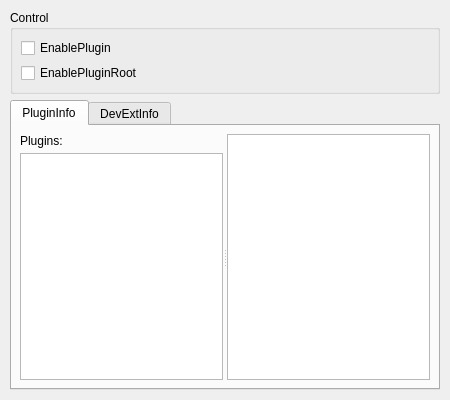
<?xml version="1.0" encoding="UTF-8"?>
<ui version="4.0">
 <class>PluginSettingDialog</class>
 <widget class="QWidget" name="PluginSettingDialog">
  <property name="geometry">
   <rect>
    <x>0</x>
    <y>0</y>
    <width>450</width>
    <height>400</height>
   </rect>
  </property>
  <property name="windowTitle">
   <string notr="true"/>
  </property>
  <layout class="QVBoxLayout" name="verticalLayout_2">
   <property name="leftMargin">
    <number>10</number>
   </property>
   <property name="topMargin">
    <number>10</number>
   </property>
   <property name="rightMargin">
    <number>10</number>
   </property>
   <property name="bottomMargin">
    <number>10</number>
   </property>
   <item>
    <widget class="QGroupBox" name="groupBox">
     <property name="title">
      <string>Control</string>
     </property>
     <layout class="QVBoxLayout" name="verticalLayout">
      <property name="spacing">
       <number>5</number>
      </property>
      <property name="leftMargin">
       <number>8</number>
      </property>
      <property name="topMargin">
       <number>8</number>
      </property>
      <property name="rightMargin">
       <number>8</number>
      </property>
      <property name="bottomMargin">
       <number>8</number>
      </property>
      <item>
       <widget class="QCheckBox" name="cbEnablePlugin">
        <property name="text">
         <string>EnablePlugin</string>
        </property>
       </widget>
      </item>
      <item>
       <widget class="QCheckBox" name="cbEnablePluginRoot">
        <property name="text">
         <string>EnablePluginRoot</string>
        </property>
       </widget>
      </item>
     </layout>
    </widget>
   </item>
   <item>
    <widget class="QTabWidget" name="tabWidget">
     <property name="currentIndex">
      <number>0</number>
     </property>
     <property name="usesScrollButtons">
      <bool>true</bool>
     </property>
     <widget class="QWidget" name="tab">
      <attribute name="icon">
       <iconset resource="../../resources.qrc">
        <normaloff>:/com.wingsummer.winghex/images/plugin.png</normaloff>:/com.wingsummer.winghex/images/plugin.png</iconset>
      </attribute>
      <attribute name="title">
       <string>PluginInfo</string>
      </attribute>
      <layout class="QVBoxLayout" name="verticalLayout_1">
       <property name="spacing">
        <number>5</number>
       </property>
       <property name="leftMargin">
        <number>8</number>
       </property>
       <property name="topMargin">
        <number>8</number>
       </property>
       <property name="rightMargin">
        <number>8</number>
       </property>
       <property name="bottomMargin">
        <number>8</number>
       </property>
       <item>
        <widget class="QSplitter" name="splitter">
         <property name="orientation">
          <enum>Qt::Orientation::Horizontal</enum>
         </property>
         <widget class="QWidget" name="layoutWidget">
          <layout class="QVBoxLayout" name="verticalLayout_3">
           <property name="spacing">
            <number>5</number>
           </property>
           <item>
            <widget class="QLabel" name="label">
             <property name="text">
              <string>Plugins:</string>
             </property>
            </widget>
           </item>
           <item>
            <widget class="QListWidget" name="plglist"/>
           </item>
          </layout>
         </widget>
         <widget class="QTextBrowser" name="txtc"/>
        </widget>
       </item>
      </layout>
     </widget>
     <widget class="QWidget" name="widget">
      <attribute name="icon">
       <iconset resource="../../resources.qrc">
        <normaloff>:/com.wingsummer.winghex/images/devext.png</normaloff>:/com.wingsummer.winghex/images/devext.png</iconset>
      </attribute>
      <attribute name="title">
       <string>DevExtInfo</string>
      </attribute>
      <layout class="QVBoxLayout" name="verticalLayout_5">
       <item>
        <widget class="QSplitter" name="splitter_2">
         <property name="orientation">
          <enum>Qt::Orientation::Horizontal</enum>
         </property>
         <widget class="QWidget" name="layoutWidget_2">
          <layout class="QVBoxLayout" name="verticalLayout_4">
           <property name="spacing">
            <number>5</number>
           </property>
           <item>
            <widget class="QLabel" name="label_2">
             <property name="text">
              <string>DevExt:</string>
             </property>
            </widget>
           </item>
           <item>
            <widget class="QListWidget" name="devlist"/>
           </item>
          </layout>
         </widget>
         <widget class="QTextBrowser" name="txtd"/>
        </widget>
       </item>
      </layout>
     </widget>
    </widget>
   </item>
  </layout>
 </widget>
 <resources>
  <include location="../../resources.qrc"/>
 </resources>
 <connections/>
</ui>
